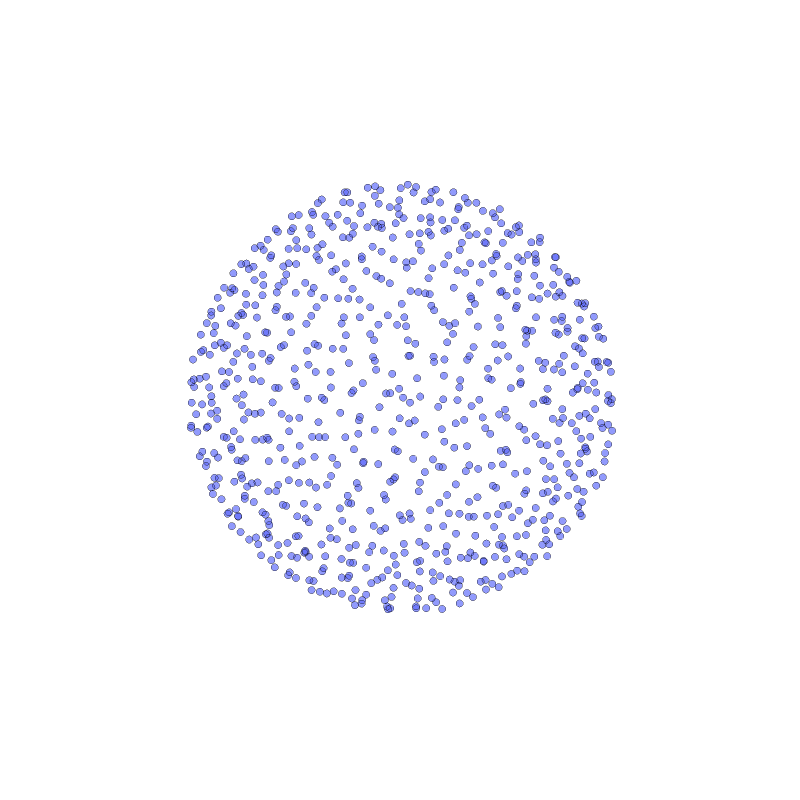

Notebook cell for this chart:
### Code cell
enlaces=[(1,n) for n in range(800)]
G = nx.Graph()
G.add_edges_from(enlaces)
spring_3D = nx.spring_layout(G, dim=3, seed=1515, scale=10)

x_nodes = [spring_3D[i][0] for i in G.nodes()]
y_nodes = [spring_3D[i][1] for i in G.nodes()]
z_nodes = [spring_3D[i][2] for i in G.nodes()]

edge_list = G.edges()
x_edges, y_edges, z_edges = [], [], []

for edge in edge_list:
    x_coords = [spring_3D[edge[0]][0], spring_3D[edge[1]][0], None]
    x_edges += x_coords
    y_coords = [spring_3D[edge[0]][1], spring_3D[edge[1]][1], None]
    y_edges += y_coords
    z_coords = [spring_3D[edge[0]][2], spring_3D[edge[1]][2], None]
    z_edges += z_coords


trace_nodes = go.Scatter3d(
    x=x_nodes, y=y_nodes, z=z_nodes,
    mode='markers', marker=dict(
        symbol='circle',  # Use 'circle' symbol
        size=[5 for _ in list(G.nodes())],
        color=1,
        colorscale='Viridis',
        line=dict(
            color='black',  # Border color
            width=2          # Border width
        )
    ),
    hoverinfo='none', text=list(G.nodes())
)


axis = dict(showbackground=False,
            showline=False,
            zeroline=False,
            showgrid=False,
            showticklabels=False,
            title='')

layout = go.Layout(width=800,  height=800,
                    scene=dict(xaxis=dict(axis),
                                yaxis=dict(axis),
                                zaxis=dict(axis)),
                                margin=dict(l=0, r=0, t=0, b=0)
                          )
data = [ trace_nodes]
fig = go.Figure(data=data, layout=layout)
fig.update_layout(layout)

        # Display the Plotly figure
display(fig)

### Figure 1 — Plotly figure (JSON) as saved in the notebook; plotly's stock layout.template omitted (floating-point values rounded to 4 significant figures; data arrays with more than 128 entries replaced by an {"elided": "..."} marker saying what was removed)
{"data": [{"hoverinfo": "none", "marker": {"color": 1, "colorscale": [[0, "#440154"], [0.1111, "#482878"], [0.2222, "#3e4989"], [0.3333, "#31688e"], [0.4444, "#26828e"], [0.5556, "#1f9e89"], [0.6667, "#35b779"], [0.7778, "#6ece58"], [0.8889, "#b5de2b"], [1, "#fde725"]], "line": {"color": "black", "width": 2}, "size": {"elided": "800 int values"}, "symbol": "circle"}, "mode": "markers", "text": {"elided": "800 str values"}, "type": "scatter3d", "x": {"elided": "800 float values"}, "y": {"elided": "800 float values"}, "z": {"elided": "800 float values"}}], "layout": {"height": 800, "margin": {"b": 0, "l": 0, "r": 0, "t": 0}, "scene": {"xaxis": {"showbackground": false, "showgrid": false, "showline": false, "showticklabels": false, "title": {"text": ""}, "zeroline": false}, "yaxis": {"showbackground": false, "showgrid": false, "showline": false, "showticklabels": false, "title": {"text": ""}, "zeroline": false}, "zaxis": {"showbackground": false, "showgrid": false, "showline": false, "showticklabels": false, "title": {"text": ""}, "zeroline": false}}, "width": 800}}
